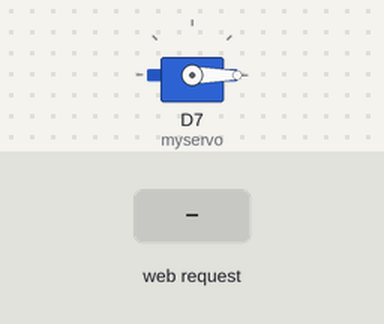
Recording of a sketch running on a simulated ESP8266 (NodeMCU). Parts: servo. The inputs (shaded band) are chosen by the test bench. WiFi joins after 1.5 s; servers stay silent unless stated; what the sketch prints to the serial monitor is not drawn.

Above: at 2.7 s.
2.8 s: HTTP request GET / received
At 4.0 s:
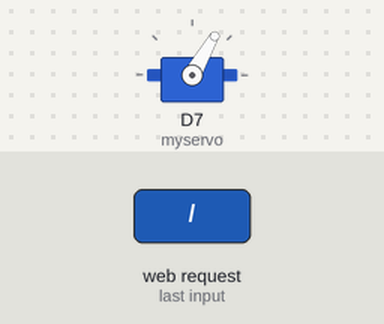
Timing chart, 0 to 5.8 s (numbered marks = the images above; inputs shaded):
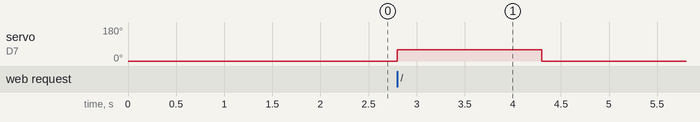

Measured:
- after the input at 2.8 s, servo on D7 (myservo): 0° → 60° at once, → 0° 1.5 s later

The sketch:

SERVO_WIFI.ino
```cpp
#include <ESP8266WiFi.h>
#include <WiFiClient.h>
#include <ESP8266WebServer.h>
#include <ESP8266mDNS.h>
#include <Servo.h>

Servo myservo;

const char* ssid = "WIFI";
const char* password = "PASSWORD";

ESP8266WebServer server(80);
int value = LOW;


void handleRoot() {

   int pos1;
 pos1 = 60;
 myservo.write(pos1);
  value = HIGH;
 delay(1500);
 int pos2;
 pos2 = 0;
 myservo.write(pos2);
value = LOW;
  server.send(200, "text/plain", "Refresh link to trigger servo");

}

void handleNotFound(){

  String message = "File Not Found\n\n";
  message += "URI: ";
  message += server.uri();
  message += "\nMethod: ";
  message += (server.method() == HTTP_GET)?"GET":"POST";
  message += "\nArguments: ";
  message += server.args();
  message += "\n";
  for (uint8_t i=0; i<server.args(); i++){
    message += " " + server.argName(i) + ": " + server.arg(i) + "\n";
  }
  server.send(404, "text/plain", message);

}


void setup(void){

   myservo.attach(D7);
   myservo.write(0);
  Serial.begin(115200);
  WiFi.mode(WIFI_STA);
  WiFi.begin(ssid, password);
  Serial.println("Connecting");

  // Wait for connection
  while (WiFi.status() != WL_CONNECTED) {
    delay(500);
    Serial.print(".");
  }
  Serial.println("");
  Serial.print("Connected to ");
  Serial.println(ssid);
  Serial.print("IP address: ");
  Serial.println(WiFi.localIP());

  if (MDNS.begin("esp8266")) {
    Serial.println("MDNS responder started");
  }

  server.on("/", handleRoot);

  server.on("/inline", [](){
    server.send(200, "text/plain", "this works as well");
  });

  server.onNotFound(handleNotFound);

  server.begin();
  Serial.println("HTTP server started");
}

void loop(void){
  server.handleClient();

}
```
